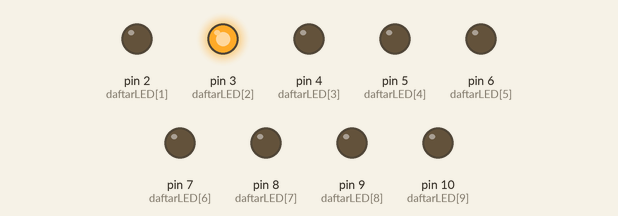
Simulated run of this sketch. Board: Arduino Uno, built with avr-gcc and run on an emulated ATmega328P. Parts: output pins drawn as LEDs (lit = HIGH).

Above: at 0.1 s.
At 1.1 s:
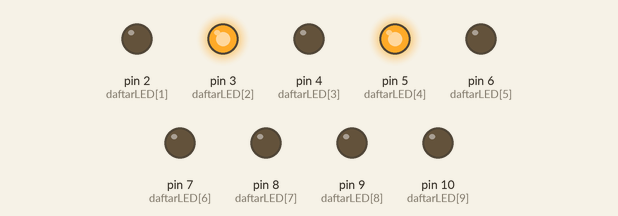
At 2.1 s:
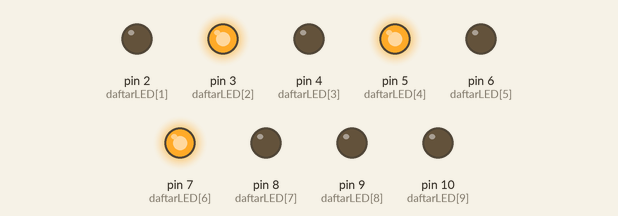
At 3.1 s:
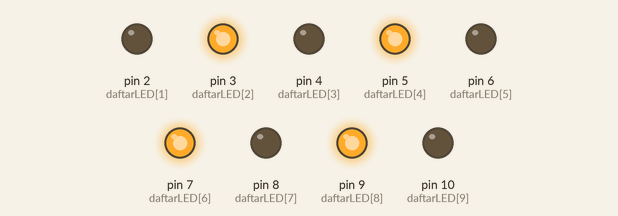
At 5.6 s:
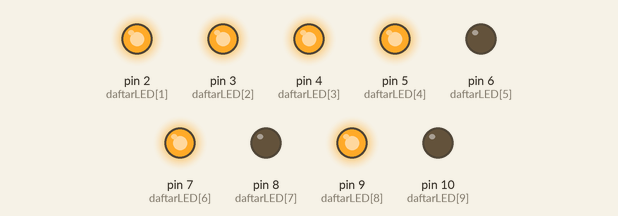
At 8.6 s:
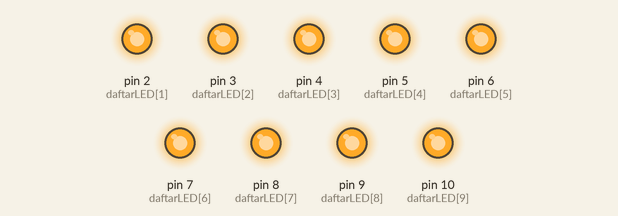
Timing chart, 0 to 10.1 s (numbered marks = the images above):
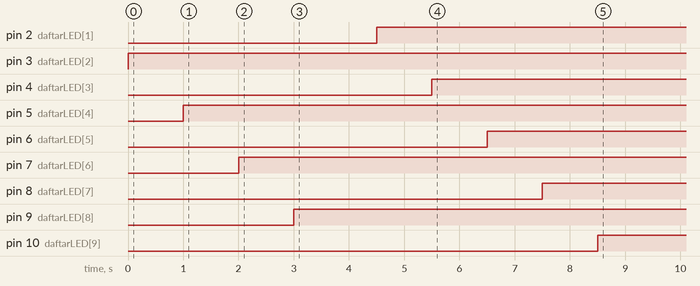

The sketch:

functions.ino
```cpp
#define LED1 4
#define LED2 7

int daftarLED[] = {1,2,3,4,5,6,7,8,9,10};
int jumlahLED = 10;
void setup() {
  for(int i=1;i<jumlahLED;i++){
    pinMode(daftarLED[i],OUTPUT);
  }
}

void loop() {
  nyalakanGenap();
  delay(500);
  nyalakanGanjil();
  delay(500);
}

void nyalakanGenap(){
  for(int d=1;d<jumlahLED;d++){
      if(d%2 == 0){
        digitalWrite(daftarLED[d],HIGH);
        delay(1000);
      }
  }
}

void nyalakanGanjil(){
  for(int d=1;d<jumlahLED;d++){
      if(d%2 != 0){
        digitalWrite(daftarLED[d],HIGH);
        delay(1000);
      }
  }
}
```

Measured:
- by itself, pin 2 (daftarLED[1]): LOW → HIGH at 4.5 s
- by itself, pin 3 (daftarLED[2]): LOW → HIGH at 0.00 s
- by itself, pin 4 (daftarLED[3]): LOW → HIGH at 5.5 s
- by itself, pin 5 (daftarLED[4]): LOW → HIGH at 1.0 s
- by itself, pin 6 (daftarLED[5]): LOW → HIGH at 6.5 s
- by itself, pin 7 (daftarLED[6]): LOW → HIGH at 2.0 s
- by itself, pin 8 (daftarLED[7]): LOW → HIGH at 7.5 s
- by itself, pin 9 (daftarLED[8]): LOW → HIGH at 3.0 s
